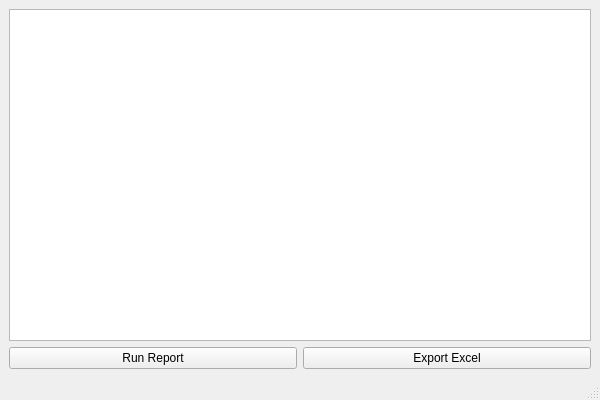
<?xml version="1.0" encoding="UTF-8"?>
<ui version="4.0">
 <class>ReportsWindow</class>
 <widget class="QMainWindow" name="ReportsWindow">
  <property name="geometry">
   <rect>
    <x>0</x>
    <y>0</y>
    <width>600</width>
    <height>400</height>
   </rect>
  </property>
  <property name="windowTitle">
   <string>Reports</string>
  </property>
  <widget class="QWidget" name="centralwidget">
   <layout class="QVBoxLayout" name="verticalLayout">
    <item>
     <widget class="QListWidget" name="reportsList"/>
    </item>
    <item>
     <layout class="QHBoxLayout" name="buttonLayout">
      <item>
       <widget class="QPushButton" name="runReportButton">
        <property name="text">
         <string>Run Report</string>
        </property>
       </widget>
      </item>
      <item>
       <widget class="QPushButton" name="exportExcelButton">
        <property name="text">
         <string>Export Excel</string>
        </property>
       </widget>
      </item>
     </layout>
    </item>
   </layout>
  </widget>
  <widget class="QMenuBar" name="menubar"/>
  <widget class="QStatusBar" name="statusbar"/>
 </widget>
 <resources/>
 <connections/>
</ui>
